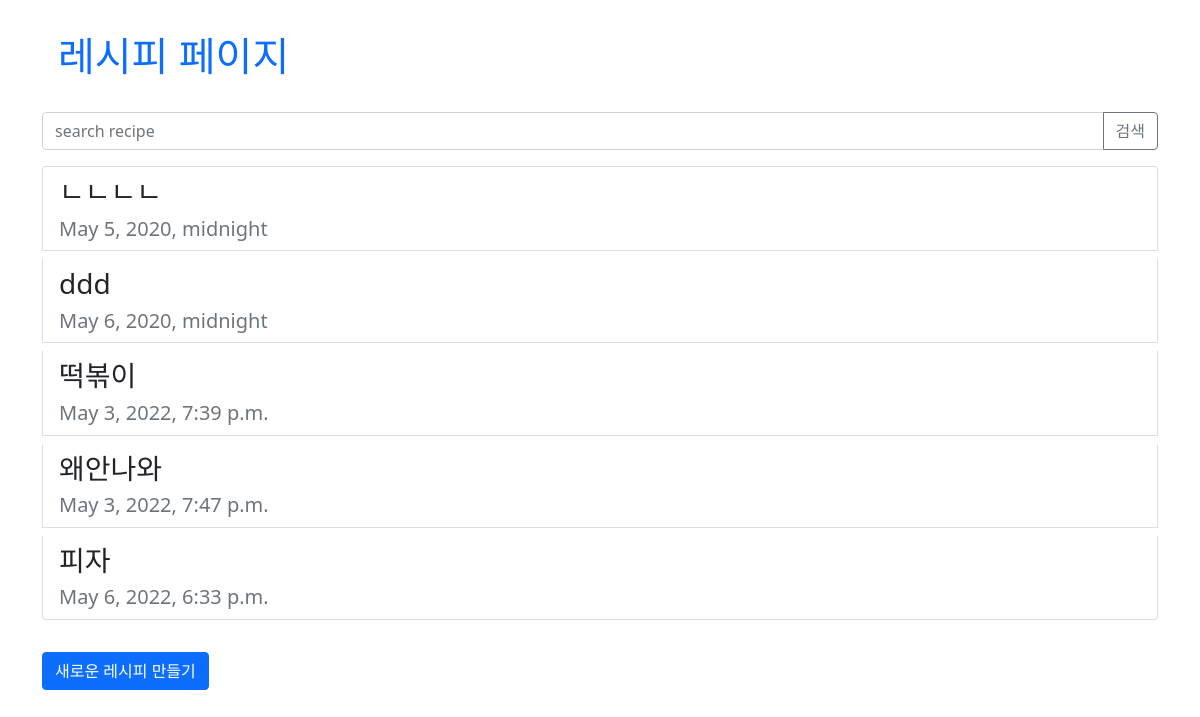
The page / on the database its author committed.
### main/models.py (models this page shows, shortened)
class Recipe(models.Model):
    title = models.CharField('Title', max_length=50, blank=True)
    upload_time = models.DateTimeField(default=datetime.datetime.now)
    content = models.TextField('Content')
    ingredients = models.ManyToManyField(Ingredient, related_name='recipes')

### main/views.py (the view)
# urls.py: path('', List, name="main"),
def List(request):
    recipes = Recipe.objects.filter(upload_time__lte = timezone.now()).order_by('upload_time')
    return render(request, 'main.html', {'recipes': recipes})

### main/templates/main.html (shortened to what this page needs)
<!DOCTYPE html>
{%load static%}
<html lang="en">
<head>
    <link href="https://cdn.jsdelivr.net/npm/bootstrap@5.1.3/dist/css/bootstrap.min.css" rel="stylesheet">
</head>
<body class="container">
    <div class="content">
        <br><h1 class="nav">
            <li class="nav-item">
                <a class="nav-link" aria-current="page" href="{%url 'main'%}">레시피 페이지</a>
            </li>
        </h1><br>
        <form class="input-group mb-3" method="get" action="{%url 'search'%}">
            <input name="q" type="text" class="form-control" placeholder="search recipe" aria-describedby="button-addon2">
            <button class="btn btn-outline-secondary" type="submit" id="button-addon2">검색</button>
        </form>
        <div class="list-group">
            {%for recipe in recipes%}
            <a class="list-group-item list-group-item-action h3" href="{%url 'detail' pk=recipe.id %}">{{recipe.title}}
                <br><span class="text-muted h5">{{recipe.upload_time}}</span>
            </a>
            {%endfor%}
        </div>
    </div>
    <br>
    <a class="btn btn-primary" href="{%url 'create'%}" role="button">새로운 레시피 만들기</a>
</body>
</html>

### rows shown on the page
Recipe: title "ㄴㄴㄴㄴ", upload_time "May 5, 2020, midnight"
Recipe: title "ddd", upload_time "May 6, 2020, midnight"
Recipe: title "떡볶이", upload_time "May 3, 2022, 7:39 p.m."
Recipe: title "왜안나와", upload_time "May 3, 2022, 7:47 p.m."
Recipe: title "피자", upload_time "May 6, 2022, 6:33 p.m."
